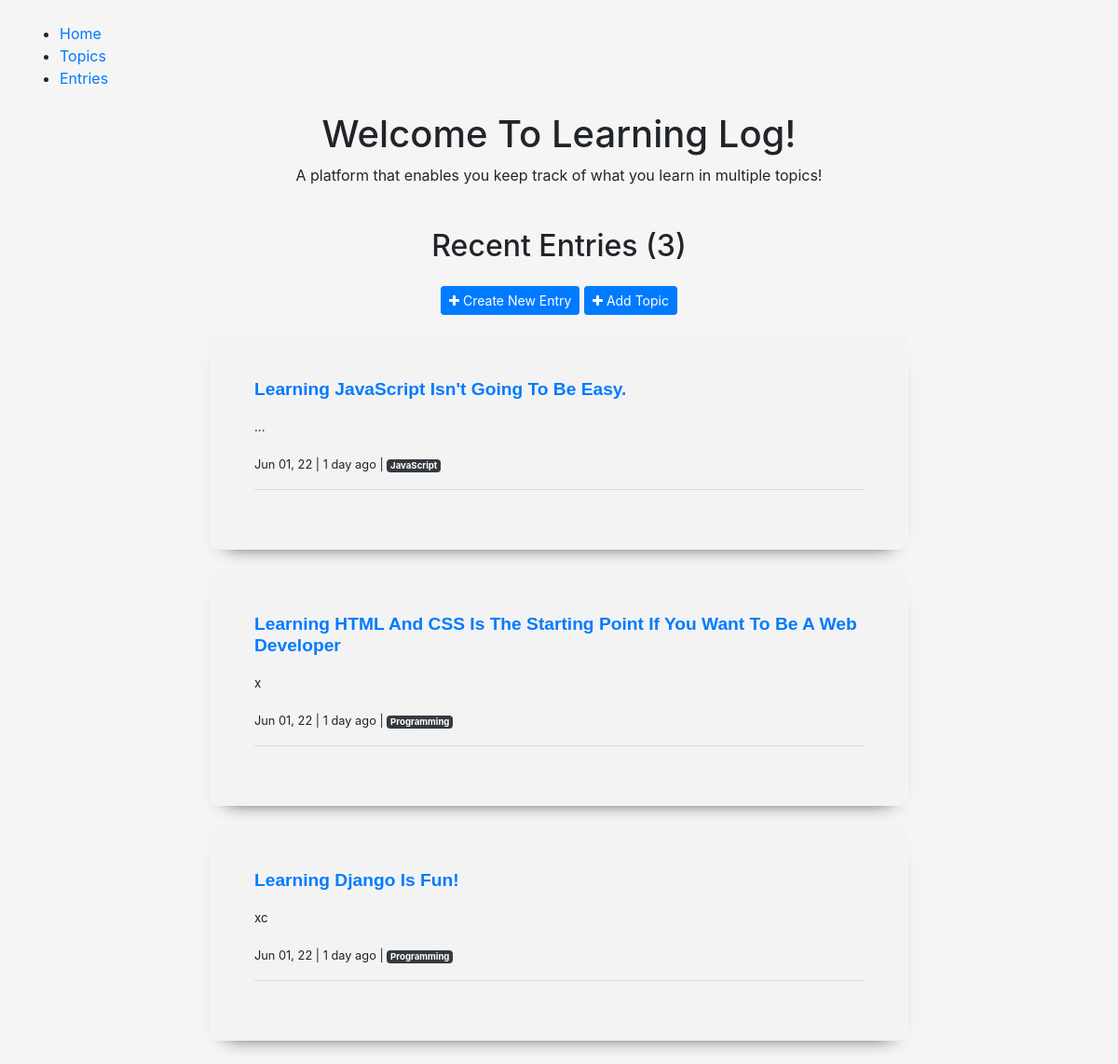
Before: / with the older database file.
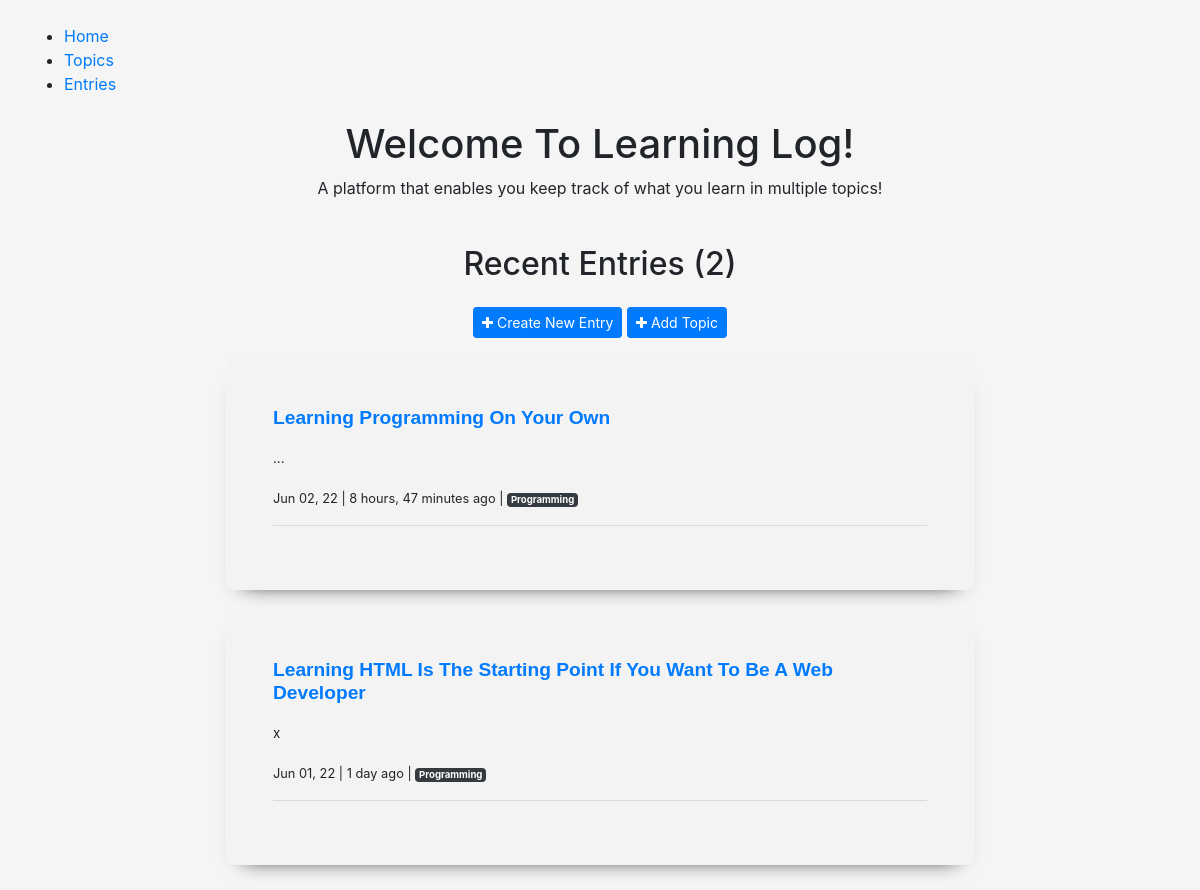
After: the same page with the newer database file.
### learning_logs/models.py (models this page shows, shortened)
class Entry(models.Model):
	entry_topic = models.ForeignKey(Topic, on_delete=models.CASCADE)
	entry_title = models.CharField(max_length=100, blank=True)
	entry_text = models.TextField(max_length=500)
	date_added = models.DateTimeField(auto_now_add=True)
	class Meta:
		verbose_name_plural = 'entries'
		ordering = ['-date_added']

class Topic(models.Model):
	topic_name = models.CharField(max_length=60)
	date_added = models.DateTimeField(auto_now_add=True)
	topic_description = models.TextField(max_length=80, blank=True, null=True)
	class Meta:
		ordering = ['-date_added']
	def __str__(self):
		return self.topic_name

### learning_logs/views.py (the view)
# urls.py: path('', views.index, name='index'),
def index(request):
	entries = Entry.objects.all()
	entry_count = Entry.objects.count
	context = {
		'entries': entries,
		'entry_count': entry_count
	}
	return render(request, 'learning_logs/index.html', context)

### learning_logs/templates/learning_logs/index.html (shortened to what this page needs)
{% extends 'learning_logs/base.html' %}
{% block content %}
	<div class="text-center">
		<h1>Welcome To Learning Log!</h1>
		<p>A platform that enables you keep track of what you learn in multiple topics!</p>
	</div>
	<div class="container recent-entries">
		<h2 class="my-4 text-center">Recent Entries ({{entry_count}}) </h2>
		<div class="text-center">
			<a href="{% url 'new-entry' %}" class="btn btn-sm btn-primary"> <i class="fa fa-plus"></i> Create New Entry </a>
			<a href="{% url 'add-topic' %}" class="btn btn-sm btn-primary"> <i class="fa fa-plus"></i> Add Topic</a>
		</div>
		{% for entry in entries %}
			<div class="home-entry p-5">
				<h3> <a href="{% url 'entry-detail' entry.id %}"> {{entry.entry_title}} </a></h3>
				<p>
					{{entry.entry_text}}
				</p>
				<small>{{entry.date_added|date:'M d, y'}} | {{entry.date_added|timesince}} ago | <a href="{% url 'topic-detail' entry.entry_topic.id %}"> <span class="text-small badge badge-dark">{{entry.entry_topic}}</span></a> </small>
				<hr>
			</div>
		{% endfor %}
	</div>
{% endblock content%}

### learning_logs/templates/learning_logs/base.html (shortened to what this page needs)
{% load static %}
<!DOCTYPE html>
<html lang="en">
<head>
	<link rel="stylesheet" href="https://cdnjs.cloudflare.com/ajax/libs/font-awesome/4.7.0/css/font-awesome.min.css">
    <link rel="stylesheet" href="https://maxcdn.bootstrapcdn.com/bootstrap/4.5.2/css/bootstrap.min.css">
	<link rel="stylesheet" href="{% static 'css/main.css' %}">
</head>
<body>
	<header class="m-4">
		<ul>
			<li><a href="{% url 'index' %}">Home</a></li>
			<li><a href="{% url 'topics' %}">Topics</a></li>
			<li><a href="{% url 'entries' %}">Entries</a></li>
		</ul>
	</header>
	<main class="container">
		{% block content %}
		{% endblock content %}
	</main>
</body>
</html>

### learning_logs/static/css/main.css (style rules this page uses)
body { background: whitesmoke; }
.recent-entries { max-width: 800px; background: transparent; padding: 5px; }
.home-entry { margin: 20px; background: #f3f3f3; border-radius: 10px; padding: 5px; box-shadow: 0px 12px 20px -18px #000; }
.home-entry h3 { font-size: larger; font-family: sans-serif; font-weight: bolder; margin-bottom: 20px; text-transform: capitalize; }
.home-entry p { color: #202020; font-size: smaller; }

Changed rows visible on the page:
removed Entry: entry_title "Learning JavaScript Isn't Going To Be Easy.", entry_text "...", date_added "Jun 01, 22", date_added "1 day", entry_topic "JavaScript"
removed Entry: entry_title "Learning Django Is Fun!", entry_text "xc", date_added "Jun 01, 22", date_added "1 day", entry_topic "Programming"
added Entry: entry_title "Learning Programming On Your Own", entry_text "...", date_added "Jun 02, 22", date_added "8 hours, 47 minutes", entry_topic "Programming"
changed Entry "Jun 01, 22": entry_title "Learning HTML And CSS Is The Starting Point If You Want To Be A Web Developer" → "Learning HTML Is The Starting Point If You Want To Be A Web Developer"
Other visible differences:
{{ entry_count }}: "3" → "2"
